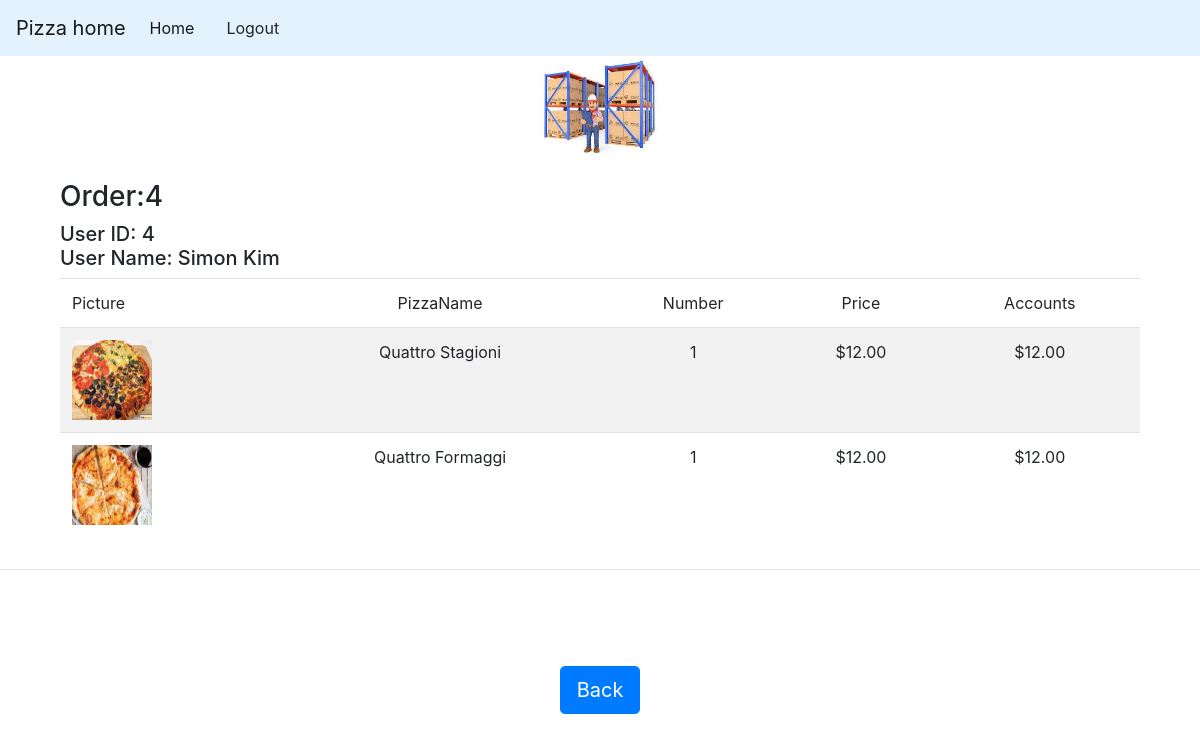
/admin_orderdetail?order_id=4, run on the app's committed database.
### models.py (models this page shows, shortened)
class OrdersDetail(db.Model):
    __tablename__ = 'orders_detail'
    id = db.Column(db.Integer, primary_key=True)
    pizzas_id = db.Column(db.Integer, db.ForeignKey('pizza.id'))
    order_id = db.Column(db.Integer, db.ForeignKey('orders.id'))
    number = db.Column(db.Integer, default=0)

class Orders(db.Model):
    __tablename__ = 'orders'
    id = db.Column(db.Integer, primary_key=True)
    user_id = db.Column(db.Integer, db.ForeignKey('user.id'),nullable=False)
    receive_name = db.Column(db.String(255))
    receive_address = db.Column(db.String(255))
    receive_tel = db.Column(db.String(255))
    remark = db.Column(db.String(255))
    order_status=db.Column(db.String(20))
    addtime = db.Column(db.DateTime, index=True, default=datetime.now)
    orders_detail = db.relationship("OrdersDetail", backref='orders')  # 外键关系关联

class User(UserMixin,db.Model):
    __tablename__ = 'user'
    id = db.Column(db.Integer, primary_key = True, autoincrement=True)
    username = db.Column(db.String(20),unique=True, nullable = False)
    password = db.Column(db.String(20),nullable = False)
    email= db.Column(db.String(120),unique =True, nullable=False)
    phone = db.Column(db.String(10), nullable=False,default='0720000000')
    addtime = db.Column(db.DateTime, index=True, default=datetime.now)
    orders = db.relationship('Orders', backref=db.backref('user',lazy=True))

class Pizza(db.Model):
    __tablename__ = 'pizza'
    id = db.Column(db.Integer, primary_key = True,autoincrement= True)
    name = db.Column(db.String(50),nullable =False)
    price = db.Column(db.DECIMAL(10, 2))
    size = db.Column(db.String(20))
    picture = db.Column(db.String(255),default='/static/images/Margherita.jpeg')
    toppings = db.Column(db.Text)
    inventory = db.Column(db.Integer, default=100)
    sold = db.Column(db.Integer, default=0)
    addtime = db.Column(db.DateTime, index=True, default=datetime.now)
    cart = db.relationship("Cart", backref='pizza')
    orders_detail = db.relationship("OrdersDetail", backref='pizza')

### run.py (the view)
@app.route('/admin_orderdetail',methods=['GET'])
def admin_order_detail():
    order_id = request.args.get('order_id')
    order_details = OrdersDetail.query.join(Orders).filter(OrdersDetail.order_id==order_id)
    return  render_template('admin/admin_order_detail.html',order_details=order_details,)

### templates/admin/admin_order_detail.html
{% extends "admin/admin_base.html" %}
{% block body_content %}
<div class="container" >
    <div id="mr-content" class="mr-content col-xs-12">
    <div id="mrshop" class="mrshop common-home">
     <div class=" text-center">
         <img class="d-block mx-auto mb-4" src="/static/images/order_mag.jpeg" alt="" width="120" height="100">
     </div>
</div>
<div class="container-fluid">
    <h3>Order:{{order_details[0].order_id}}</h3>
    <h5>User ID:  {{order_details[0].orders.user_id}}<br> User Name: {{order_details[0].orders.user.username}}</h5>
    <div class="table-responsive cart-info">
        <table class="table table-striped">
            <thead>
            <tr>
                <td class="text-left image">Picture</td>
                <td class="text-center name">PizzaName</td>
                <td class="text-center quantity">Number</td>
                <td class="text-center price">Price</td>
                <td class="text-center" price>Accounts</td>
            </tr>
            </thead>
            <tbody class="table-group-divider">
            {% for item in order_details %}
            <tr>
                <td class="text-left image" width="20%"><img width="80px" height="80px" src="{{item.pizza.picture}}">
                <td class="text-center name">{{item.pizza.name}}</td>
                <td class="text-center quantity">{{item.number}}</td>
                <td class="text-center price">${{item.pizza.price}}</td>
                <td class="text-center price">${{item.pizza.price * item.number}}</td>
            </tr>
            {% endfor %}
            </tbody>
        </table>
    </div>
</div>
      </div>
</div>
<hr>
<div class="row text-center px-4 py-5 my-5">
    <div class="col-sm-12">
        <div class="buttons">
            <div class="pull-right">
                <a href="{{url_for('admin_orderlist')}}" class="tigger btn btn-primary btn-primary btn-lg">Back</a>
            </div>
        </div>
    </div>
</div>
{% endblock %}

### templates/admin/admin_base.html (shortened to what this page needs)
<!doctype html>
<html lang="en">
    <head>
        {% block head %}
        {% block styles %}
            {{ bootstrap.load_css() }}
        {% endblock %}
       {% endblock %}
    </head>
    <body>
        {% block content %}
           {% include 'admin/admin_navbar.html'%}
           {% block body_content%}
           {% endblock %}
        {% endblock %}
    </body>
</html>

### templates/admin/admin_navbar.html (shortened to what this page needs)
<nav class="navbar navbar-expand-lg navbar-light" style="background-color: #e3f2fd;" >
  <a class="navbar-brand" href="/">Pizza home</a>
  <div class="collapse navbar-collapse" id="navbarNav">
    <ul class="navbar-nav">
      <li class="nav-item active">
        <a class="nav-link" href="{{url_for('admin_index')}}">Home <span class="sr-only">(current)</span></a>
      </li>
    </ul>
    <div class="nav-item ">
  <a class="dropdown-item" href="{{url_for('admin_logout')}}">Logout</a>
</div>
  </div>
</nav>

### data on the page
OrdersDetail: order "4", pizza.picture (picture), pizza.name "Quattro Stagioni", number "1", pizza.price "12.00", item.pizza.price*item.number "12.00"
Orders: user "4"
User: username "Simon Kim"
OrdersDetail: pizza.picture (picture), pizza.name "Quattro Formaggi", number "1", pizza.price "12.00", item.pizza.price*item.number "12.00"
